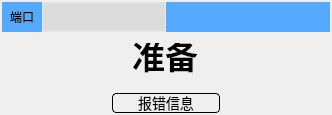
       <widget class="QWidget" name="widget_port2" native="true">
        <property name="styleSheet">
         <string notr="true">QWidget#widget_port2{
	background-color: rgb(247, 247, 247);
	border-color: rgb(0, 170, 255);
	border-style:solid;
	border-width:2px;
}</string>
        </property>
        <layout class="QVBoxLayout" name="verticalLayout_3" stretch="1,4,0">
         <property name="spacing">
          <number>2</number>
         </property>
         <property name="leftMargin">
          <number>2</number>
         </property>
         <property name="topMargin">
          <number>2</number>
         </property>
         <property name="rightMargin">
          <number>2</number>
         </property>
         <property name="bottomMargin">
          <number>2</number>
         </property>
         <item>
          <widget class="QWidget" name="widget_2" native="true">
           <property name="styleSheet">
            <string notr="true">QWidget#widget_2{
	background-color: rgb(85, 170, 255);
}</string>
           </property>
           <layout class="QGridLayout" name="gridLayout_3">
            <property name="leftMargin">
             <number>0</number>
            </property>
            <property name="topMargin">
             <number>0</number>
            </property>
            <property name="rightMargin">
             <number>0</number>
            </property>
            <property name="bottomMargin">
             <number>0</number>
            </property>
            <property name="horizontalSpacing">
             <number>0</number>
            </property>
            <item row="0" column="0">
             <layout class="QHBoxLayout" name="horizontalLayout_29">
              <item>
               <layout class="QHBoxLayout" name="horizontalLayout_30" stretch="0,0">
                <item>
                 <widget class="QLabel" name="label_port2">
                  <property name="sizePolicy">
                   <sizepolicy hsizetype="Minimum" vsizetype="Fixed">
                    <horstretch>0</horstretch>
                    <verstretch>0</verstretch>
                   </sizepolicy>
                  </property>
                  <property name="minimumSize">
                   <size>
                    <width>40</width>
                    <height>30</height>
                   </size>
                  </property>
                  <property name="maximumSize">
                   <size>
                    <width>40</width>
                    <height>16777215</height>
                   </size>
                  </property>
                  <property name="text">
                   <string>端口</string>
                  </property>
                  <property name="alignment">
                   <set>Qt::AlignCenter</set>
                  </property>
                 </widget>
                </item>
                <item>
                 <widget class="QComboBox" name="comboBox_port2">
                  <property name="enabled">
                   <bool>false</bool>
                  </property>
                  <property name="minimumSize">
                   <size>
                    <width>120</width>
                    <height>30</height>
                   </size>
                  </property>
                  <property name="styleSheet">
                   <string notr="true">QComboBox{
color: rgb(104, 112, 130);
font-size:14px;
border-style:solid;
background-color: rgb(245, 245, 245);
border-width:1px;
border-color:rgb(229, 231, 234);
padding-left:5px;
}
QComboBox:disabled
{
color: rgb(150, 150, 150);
font-size:14px;
border-style:solid;
background-color: rgb(220, 220, 220);
border-width:1px;
border-color:rgb(229, 231, 234);
padding-left:5px;
}
QComboBox::drop-down{
border-style:none;
width: 30px;
}
QComboBox::down-arrow {
image: url(:/png/QComboBox_down.png);
}

QComboBox QAbstractItemView::item
{ 
	color: rgb(54, 65, 89);
	height: 25px;  
}</string>
                  </property>
                 </widget>
                </item>
               </layout>
              </item>
              <item>
               <widget class="QLabel" name="label_35">
                <property name="text">
                 <string/>
                </property>
               </widget>
              </item>
             </layout>
            </item>
           </layout>
          </widget>
         </item>
         <item>
          <widget class="QWidget" name="widget_num2" native="true">
           <property name="styleSheet">
            <string notr="true">QWidget#widget_num2{
	border-image: url(:/png/port2.png);
}</string>
           </property>
           <layout class="QVBoxLayout" name="verticalLayout_8">
            <item>
             <widget class="QLineEdit" name="lineEdit_port2">
              <property name="sizePolicy">
               <sizepolicy hsizetype="Preferred" vsizetype="Fixed">
                <horstretch>0</horstretch>
                <verstretch>0</verstretch>
               </sizepolicy>
              </property>
              <property name="contextMenuPolicy">
               <enum>Qt::PreventContextMenu</enum>
              </property>
              <property name="styleSheet">
               <string notr="true">QLineEdit{
	color: rgb(0, 0, 0);
	font-size:25pt;
	font-weight:bold;
	background-color:transparent;
	border-radius:0px;
}</string>
              </property>
              <property name="text">
               <string>准备</string>
              </property>
              <property name="alignment">
               <set>Qt::AlignCenter</set>
              </property>
              <property name="readOnly">
               <bool>true</bool>
              </property>
             </widget>
            </item>
           </layout>
          </widget>
         </item>
         <item>
          <layout class="QHBoxLayout" name="horizontalLayout_31">
           <item>
            <widget class="QLabel" name="label_36">
             <property name="sizePolicy">
              <sizepolicy hsizetype="Minimum" vsizetype="Fixed">
               <horstretch>0</horstretch>
               <verstretch>0</verstretch>
              </sizepolicy>
             </property>
             <property name="text">
              <string/>
             </property>
            </widget>
           </item>
           <item>
            <widget class="QPushButton" name="pushButton_errorInfo2">
             <property name="minimumSize">
              <size>
               <width>0</width>
               <height>20</height>
              </size>
             </property>
             <property name="styleSheet">
              <string notr="true">QPushButton {
	color: rgb(0, 0, 0);
	font-size:14px;
	border-style:solid;
	border-width:1px;
	border-color:rgb(0, 0, 0);
	border-radius:4px;
	padding-left:1px;
	padding-right:1px;
}
QPushButton:hover{
	color: rgb(47, 105, 235);
	background-color: rgba(47, 105, 235, 0.08);
}
QPushButton:pressed{
	color: rgb(47, 105, 235);
	background-color: rgba(47, 105, 235, 0.2);
}</string>
             </property>
             <property name="text">
              <string>报错信息</string>
             </property>
            </widget>
           </item>
           <item>
            <widget class="QLabel" name="label_37">
             <property name="sizePolicy">
              <sizepolicy hsizetype="Minimum" vsizetype="Fixed">
               <horstretch>0</horstretch>
               <verstretch>0</verstretch>
              </sizepolicy>
             </property>
             <property name="text">
              <string/>
             </property>
            </widget>
           </item>
          </layout>
         </item>
        </layout>
       </widget>
